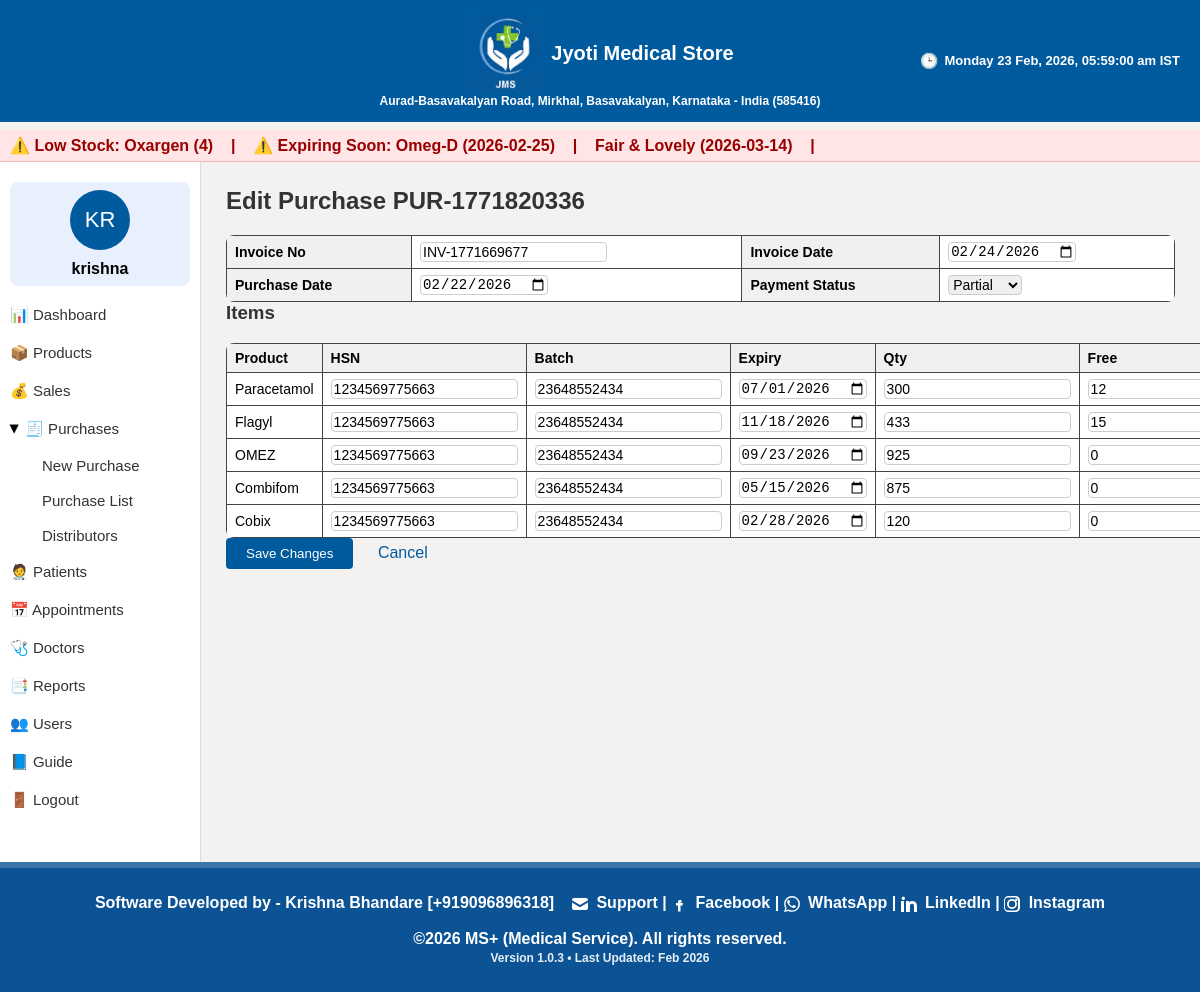
Page /purchases/3/edit (signed in) on the committed database.
### models.py (models this page shows, shortened)
class Product(db.Model):
    __tablename__ = 'products'
    id = db.Column(db.Integer, primary_key=True)
    sku = db.Column(db.String(50), unique=True, nullable=False)
    name = db.Column(db.String(200), nullable=False)
    brand = db.Column(db.String(100))
    batch_no = db.Column(db.String(100))
    expiry_date = db.Column(db.Date)
    purchase_price = db.Column(db.Float, default=0.0)
    sale_price = db.Column(db.Float, default=0.0)
    tax_rate = db.Column(db.Float, default=0.0)
    current_stock = db.Column(db.Integer, default=0)
    category = db.Column(db.String(50))  # medicine, cosmetic, fmcg, life_saving, ayurvedic, equipment, general
    gst_percent = db.Column(db.Float, default=0)
    cgst_percent = db.Column(db.Float, default=0)
    sgst_percent = db.Column(db.Float, default=0)

class User(UserMixin, db.Model):
    __tablename__ = 'users'
    id = db.Column(db.Integer, primary_key=True)
    username = db.Column(db.String(80), unique=True, nullable=False)
    email = db.Column(db.String(120), unique=True, nullable=True)
    password_hash = db.Column(db.String(200), nullable=False)
    role = db.Column(db.String(20), default='staff')
    created_at = db.Column(db.DateTime, default=datetime.utcnow)
    first_name = db.Column(db.String(120), nullable=True)
    last_name = db.Column(db.String(120), nullable=True)
    file_label = db.Column(db.String(64), nullable=True)
    profile_image = db.Column(db.String(256), nullable=True)

class Purchase(db.Model):
    __tablename__ = "purchases"
    id = db.Column(db.Integer, primary_key=True)
    purchase_no = db.Column(db.String(50), unique=True, nullable=False)
    distributor_id = db.Column(
        db.Integer,
        db.ForeignKey("distributors.id"),
        nullable=True
    )
    invoice_no = db.Column(db.String(100))
    invoice_date = db.Column(db.Date)
    purchase_date = db.Column(db.Date, default=date.today)
    subtotal = db.Column(db.Float, default=0.0)
    total_discount = db.Column(db.Float, default=0.0)
    total_cgst = db.Column(db.Float, default=0.0)
    total_sgst = db.Column(db.Float, default=0.0)
    other_charges = db.Column(db.Float, default=0.0)
    round_off = db.Column(db.Float, default=0.0)
    grand_total = db.Column(db.Float, default=0.0)
    payment_status = db.Column(db.String(20), default="Pending")  # Pending / Paid / Partial
    payment_mode = db.Column(db.String(30))  # Cash / UPI / Bank / Credit
    notes = db.Column(db.String(500))
    created_by = db.Column(db.Integer, db.ForeignKey("users.id"))
    created_at = db.Column(db.DateTime, default=datetime.utcnow)
    updated_at = db.Column(db.DateTime, default=datetime.utcnow, onupdate=datetime.utcnow)
    items = db.relationship(
        "PurchaseItem",
        backref="purchase",
        cascade="all, delete-orphan",
        passive_deletes=True,
        lazy=True
    )

class PurchaseItem(db.Model):
    __tablename__ = "purchase_items"
    id = db.Column(db.Integer, primary_key=True)
    purchase_id = db.Column(
        db.Integer,
        db.ForeignKey("purchases.id", ondelete="CASCADE"),
        nullable=False
    )
    product_id = db.Column(
        db.Integer,
        db.ForeignKey("products.id"),
        nullable=False
    )
    product = db.relationship("Product", backref="purchase_items", lazy=True)
    hsn_code = db.Column(db.String(20))
    batch_no = db.Column(db.String(100))
    expiry_date = db.Column(db.Date)
    qty = db.Column(db.Integer, nullable=False, default=0)
    free_qty = db.Column(db.Integer, default=0)
    purchase_price = db.Column(db.Float, nullable=False, default=0.0)
    mrp = db.Column(db.Float, default=0.0)
    sale_price = db.Column(db.Float, default=0.0)
    gst_percent = db.Column(db.Float, default=0.0)
    cgst_percent = db.Column(db.Float, default=0.0)
    sgst_percent = db.Column(db.Float, default=0.0)
    cgst_amount = db.Column(db.Float, default=0.0)
    sgst_amount = db.Column(db.Float, default=0.0)
    discount_amount = db.Column(db.Float, default=0.0)
    line_total = db.Column(db.Float, default=0.0)
    created_at = db.Column(db.DateTime, default=datetime.utcnow)

### app.py (the view, shortened to what this page needs)
@app.route('/purchases/<int:purchase_id>/edit', methods=['GET', 'POST'])
@login_required
def purchase_edit(purchase_id):
    purchase = Purchase.query.get_or_404(purchase_id)
    items = PurchaseItem.query.filter_by(purchase_id=purchase.id).all()
    try:
        distributors = Distributor.query.order_by(Distributor.name).all()
    except Exception:
        distributors = []
    try:
        products = Product.query.order_by(Product.name).all()
    except Exception:
        products = []
    return render_template(
        'billing/edit.html',
        purchase=purchase,
        items=items,
        distributors=distributors,
        products=products,
        mode="purchase"
    )

### templates/billing/edit.html (shortened to what this page needs)
{% extends "base.html" %}
{% block content %}
{% if mode == "purchase" %}
<h2>Edit Purchase {{ purchase.purchase_no }}</h2>
<form method="POST">
    <table class="excel-table">
        <tr>
            <th>Invoice No</th>
            <td><input type="text" name="invoice_no" value="{{ purchase.invoice_no }}"></td>
            <th>Invoice Date</th>
            <td><input type="date" name="invoice_date" value="{{ purchase.invoice_date }}"></td>
        </tr>
        <tr>
            <th>Purchase Date</th>
            <td><input type="date" name="purchase_date" value="{{ purchase.purchase_date }}"></td>
            <th>Payment Status</th>
            <td>
                <select name="payment_status">
                    <option value="Partial" {% if purchase.payment_status=='Partial' %}selected{% endif %}>Partial</option>
                </select>
            </td>
        </tr>
    </table>
    <h3>Items</h3>
    <table class="excel-table">
        <thead>
            <tr>
                <th>Product</th>
                <th>HSN</th>
                <th>Batch</th>
                <th>Expiry</th>
                <th>Qty</th>
                <th>Free</th>
            </tr>
        </thead>
        <tbody>
            {% for it in items %}
            <tr>
                <td>{{ it.product.name }}</td>
                <td><input name="hsn_{{ it.id }}" value="{{ it.hsn_code }}"></td>
                <td><input name="batch_{{ it.id }}" value="{{ it.batch_no }}"></td>
                <td><input type="date" name="expiry_{{ it.id }}" value="{{ it.expiry_date }}"></td>
                <td><input name="qty_{{ it.id }}" value="{{ it.qty }}"></td>
                <td><input name="free_{{ it.id }}" value="{{ it.free_qty }}"></td>
            </tr>
            {% endfor %}
        </tbody>
    </table>
    <button type="submit" class="btn btn-primary">Save Changes</button>
    <a href="{{ url_for('purchase_list') }}" class="btn btn-secondary">Cancel</a>
</form>
{% endif %}
{% endblock %}

### templates/base.html (shortened to what this page needs)
<!DOCTYPE html>
<html lang="en">
<head>
    <link rel="stylesheet" href="{{ url_for('static', filename='css/style.css') }}">
</head>
<body>
<div class="fixed-header">
    <div class="topbar">
<div style="flex:1; text-align:center; line-height:1.3; display:flex; flex-direction:column; align-items:center;">
    <div style="display:flex; align-items:center; gap:8px;">
        <img src="{{ url_for('static', filename='logo.PNG') }}" class="title-logo">
        <strong style="font-size:20px;">Jyoti Medical Store</strong>
    </div>
    <span style="font-size:12px;">
        Aurad-Basavakalyan Road, Mirkhal, Basavakalyan, Karnataka - India (585416)
    </span>
</div>
        {% block top_right %}
        <div style="position:absolute; right:20px; font-size:13px; display:flex; align-items:center; gap:6px;">
            <span style="font-size:15px;">🕒</span>
            <span id="live_datetime"></span>
        </div>
        {% endblock %}
    </div>
</div>
<div style="height: 70px;"></div>
{% block alerts %}
{% if low_stock or expiring_soon %}
<div class="alert-marquee print-hide"
     style="
        background:#ffe5e5;
        padding:6px 10px;
        color:#900;
        font-weight:bold;
        white-space:nowrap;
        overflow:hidden;
        border-bottom:1px solid #ffb3b3;
     ">
    <marquee behavior="scroll" direction="left" scrollamount="5">
        {% if low_stock %}
            ⚠️ Low Stock:
            {% for p in low_stock %}
                {{ p.name }} ({{ p.current_stock }}) &nbsp;&nbsp; | &nbsp;&nbsp;
            {% endfor %}
        {% endif %}
        {% if expiring_soon %}
            ⚠️ Expiring Soon:
            {% for p in expiring_soon %}
                {{ p.name }} ({{ p.expiry_date }}) &nbsp;&nbsp; | &nbsp;&nbsp;
            {% endfor %}
        {% endif %}
    </marquee>
</div>
{% endif %}
{% endblock %}
<div class="layout">
{% if current_user.is_authenticated %}
<div class="sidebar">
    <div class="profile-card">
        <div class="initials-circle">{{ initials }}</div>
        <div><strong>{{ display_name }}</strong></div>
    </div>
    <a href="{{ url_for('dashboard') }}" class="menu-item">📊 Dashboard</a>
    <a href="{{ url_for('products') }}" class="menu-item">📦 Products</a>
    <a href="{{ url_for('sales_list') }}" class="menu-item">💰 Sales</a>
    <li class="has-submenu menu-parent" onclick="toggleMenu('purchaseMenu')">
        <span class="menu-arrow" id="purchaseArrow">▶</span>
        <a href="#">🧾 Purchases</a>
    </li>
    <ul id="purchaseMenu" class="submenu" style="display:none;">
        <li><a href="{{ url_for('billing_new') }}">New Purchase</a></li>
        <li><a href="{{ url_for('purchase_list') }}">Purchase List</a></li>
        <li><a href="{{ url_for('distributor_list') }}">Distributors</a></li>
    </ul>
    <a href="{{ url_for('patients') }}" class="menu-item">🧑‍⚕️ Patients</a>
    <a href="{{ url_for('appointments_list') }}" class="menu-item">📅 Appointments</a>
    <a href="{{ url_for('doctors_list') }}" class="menu-item">🩺 Doctors</a>
    <a href="{{ url_for('report_expiry') }}" class="menu-item">📑 Reports</a>
    {% if current_user.role == 'admin' %}
    <a href="{{ url_for('users_list') }}" class="menu-item">👥 Users</a>
    {% endif %}
    <a href="{{ url_for('guide') }}" class="menu-item">📘 Guide</a>
    <a href="{{ url_for('logout') }}" class="menu-item">🚪 Logout</a>
</div>
{% endif %}
    <div class="content">
        {% block content %}{% endblock %}
    </div>
</div>
<div class="fixed-footer">
    Software Developed by - Krishna Bhandare [+919096896318]
    &nbsp;&nbsp;
    <a href="mailto:bhandare.krishna5@gmail.com" target="_blank" rel="noopener noreferrer">
        <svg xmlns="http://www.w3.org/2000/svg" width="16" height="16" fill="currentColor" viewBox="0 0 16 16" style="vertical-align:middle;">
            <path d="M0 4a2 2 0 0 1 2-2h12a2 2 0 0 1 2 2v.217l-8 4.8-8-4.8V4z"/>
            <path d="M0 6.383v5.617a2 2 0 0 0 2 2h12a2 2 0 0 0 2-2V6.383l-7.555 4.533a1 1 0 0 1-1.11 0L0 6.383z"/>
        </svg>
        Support
    </a> |
    <a href="https://m.facebook.com/public/Bhandare-Krishna/" target="_blank" rel="noopener noreferrer">
        <svg xmlns="http://www.w3.org/2000/svg" width="16" height="16" fill="currentColor" viewBox="0 0 16 16" style="vertical-align:middle;">
            <path d="M8.94 6.5H10.5V4H8.94C7.64 4 7 4.67 7 5.94V7H5v2.5h2v6h2.5v-6h2l.5-2.5h-2.5v-.56c0-.33.17-.44.44-.44z"/>
        </svg>
        Facebook
    </a> |
    <a href="https://wa.me/919096896318" target="_blank" rel="noopener noreferrer">
        WhatsApp
    </a> |
    <a href="https://www.linkedin.com/in/krishna-bhandare-893b74102" target="_blank" rel="noopener noreferrer">
        LinkedIn
    </a> |
    <a href="https://www.instagram.com/reel/CmBQhjhAg4d/" target="_blank" rel="noopener noreferrer">
        Instagram
    </a>
    <br><br>
    ©2026 MS+ (Medical Service). All rights reserved.<br>
    <span style="font-size: 12px; opacity: 0.9;">
        Version 1.0.3 • Last Updated: Feb 2026
    </span>
</div>
</body>
</html>

### rows in the picture
Product: name "Oxargen", current_stock "4"
Product: name "Omeg-D", expiry_date "2026-02-25"
Product: name "Fair & Lovely", expiry_date "2026-03-14"
User: username "krishna"
Purchase: purchase_no "PUR-1771820336", invoice_no "INV-1771669677", invoice_date "02/24/2026", purchase_date "02/22/2026", payment_status "Partial"
PurchaseItem: product.name "Paracetamol", hsn_code "1234569775663", batch_no "23648552434", expiry_date "07/01/2026", qty "300", free_qty "12"
PurchaseItem: product.name "Flagyl", hsn_code "1234569775663", batch_no "23648552434", expiry_date "11/18/2026", qty "433", free_qty "15"
PurchaseItem: product.name "OMEZ", hsn_code "1234569775663", batch_no "23648552434", expiry_date "09/23/2026", qty "925", free_qty "0"
PurchaseItem: product.name "Combifom", hsn_code "1234569775663", batch_no "23648552434", expiry_date "05/15/2026", qty "875", free_qty "0"
PurchaseItem: product.name "Cobix", hsn_code "1234569775663", batch_no "23648552434", expiry_date "02/28/2026", qty "120", free_qty "0"

### other values in the picture
{{ initials }} "KR"
